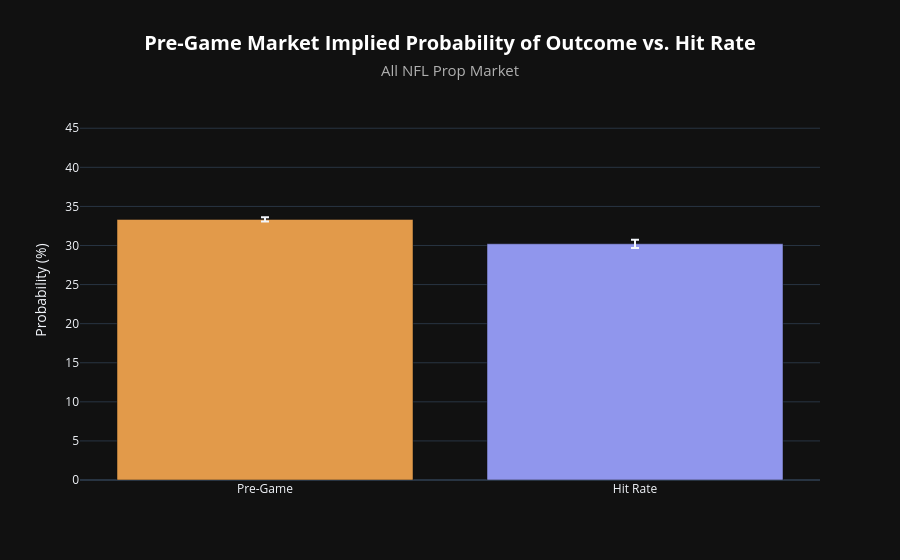

Notebook code cell kept with this figure:
### Code cell
# Comparison Analysis
# Note, hover over bars for t-test

graph_comparison(
    df           = kalshi_df,
    graph_title  = "All NFL",
    n_req_trades = 500,
    ci           = 0.95,
)

### Figure 1 — Plotly figure (JSON) as saved in the notebook; plotly's stock layout.template omitted (floating-point values rounded to 4 significant figures)
{"data": [{"error_y": {"array": [0.2745], "type": "data", "visible": true}, "hovertemplate": "<b>Pre-Game:</b> 33.34%<br><b>Hit Rate:</b> 30.22%<br><b>Paired t-test:</b><br>&nbsp;&nbsp;• t = 13.29<br>&nbsp;&nbsp;• p = 0.0000<br>&nbsp;&nbsp;• n (markets) = 29,291<extra></extra>", "marker": {"color": "#E29A4A"}, "name": "Pre-Game", "type": "bar", "x": ["Pre-Game"], "y": [33.34]}, {"error_y": {"array": [0.5259], "type": "data", "visible": true}, "hovertemplate": "<b>Pre-Game:</b> 33.34%<br><b>Hit Rate:</b> 30.22%<br><b>Paired t-test:</b><br>&nbsp;&nbsp;• t = 13.29<br>&nbsp;&nbsp;• p = 0.0000<br>&nbsp;&nbsp;• n (markets) = 29,291<extra></extra>", "marker": {"color": "#9096ED"}, "name": "Hit Rate", "type": "bar", "x": ["Hit Rate"], "y": [30.22]}], "layout": {"barmode": "group", "legend": {"title": {"text": ""}}, "paper_bgcolor": "#111111", "plot_bgcolor": "#111111", "showlegend": false, "title": {"font": {"color": "#ffffff", "size": 20}, "text": "<b>Pre-Game Market Implied Probability of Outcome vs. Hit Rate</b><br><span style='font-size: 15px; color: #b0b0b0;'>All NFL Prop Market</span>", "x": 0.5, "xanchor": "center"}, "yaxis": {"range": [0, 48.61], "title": {"text": "Probability (%)"}}}}
